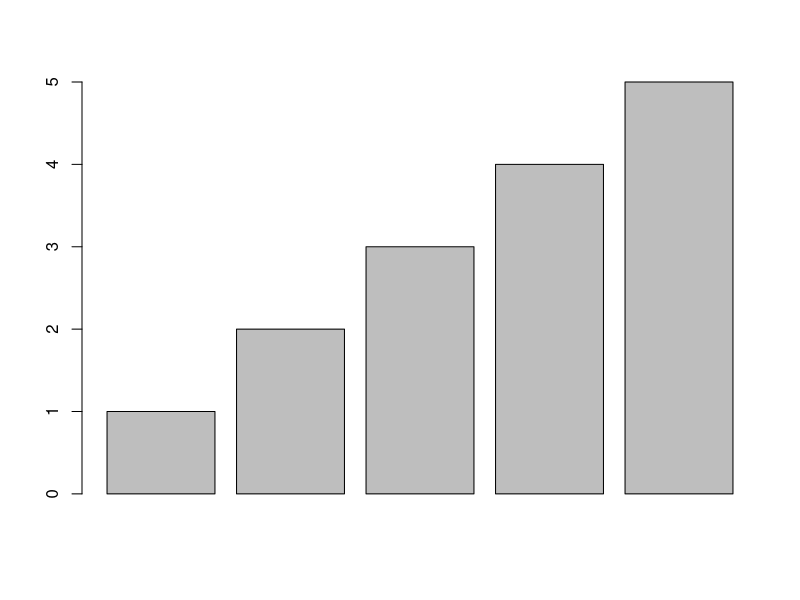
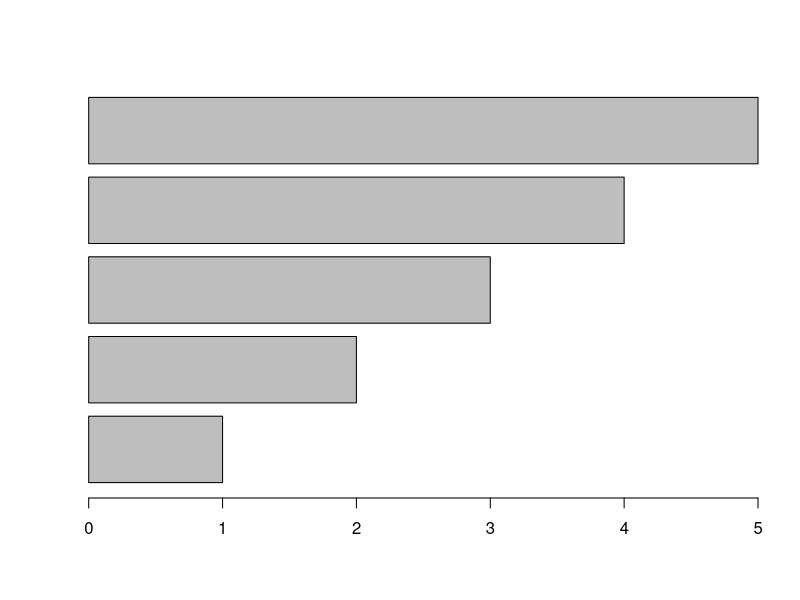
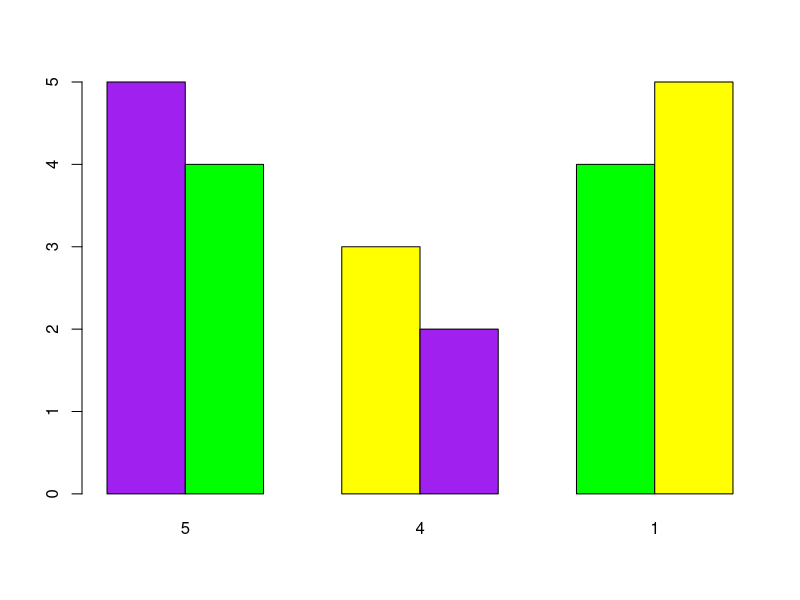
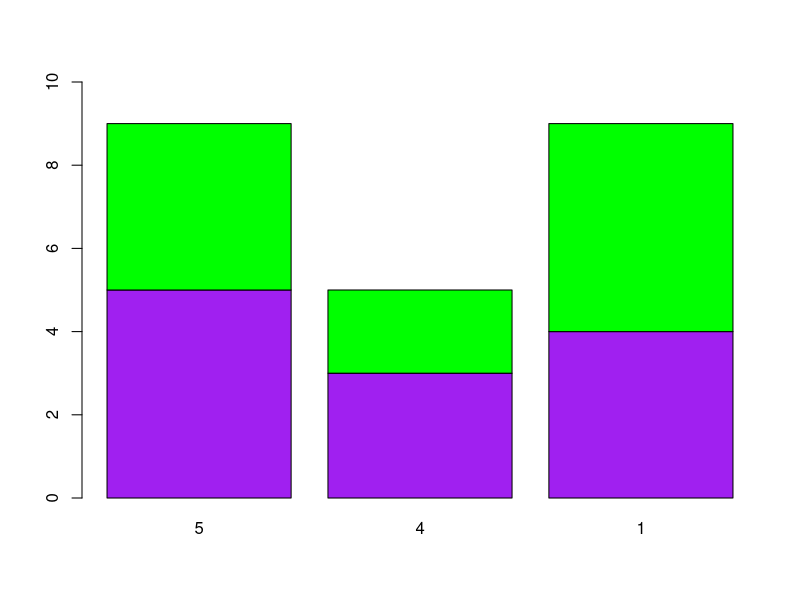
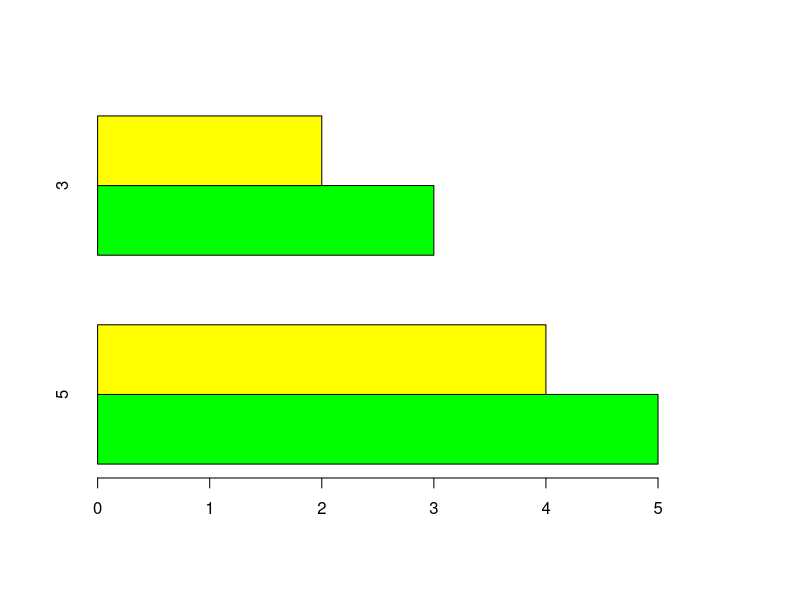
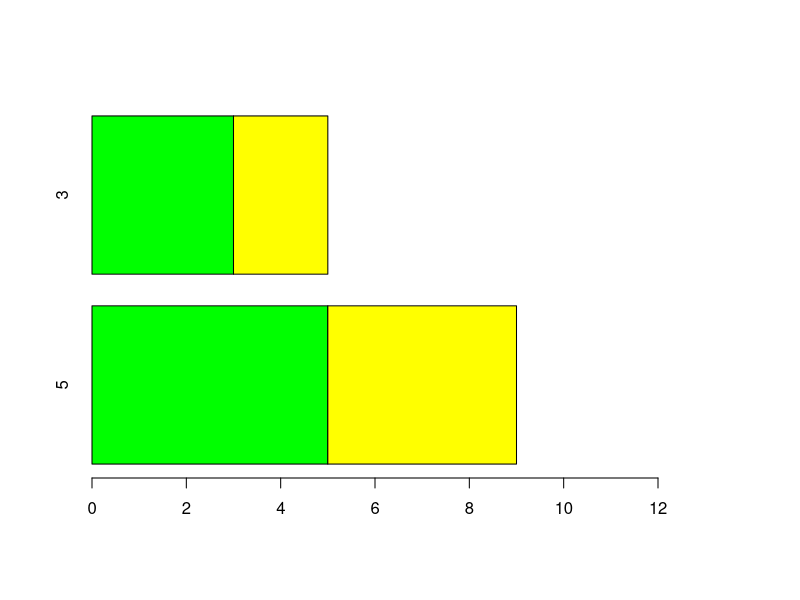
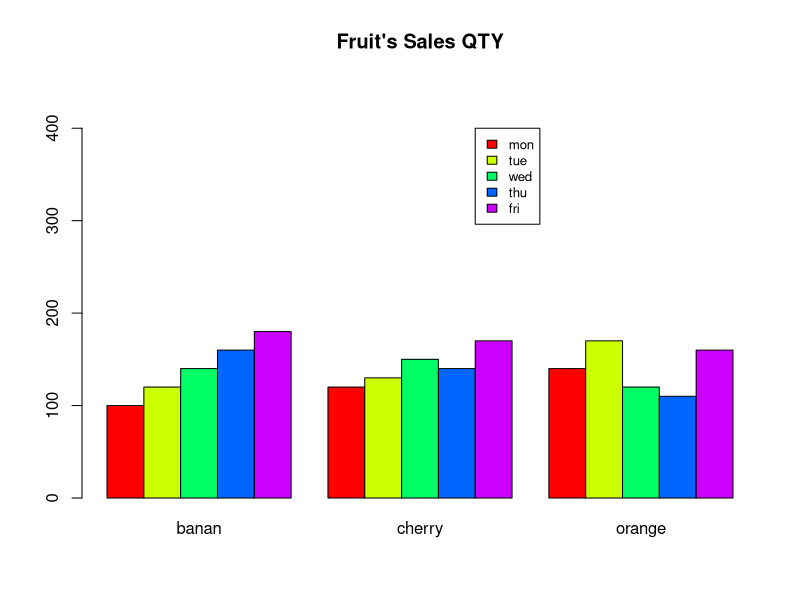
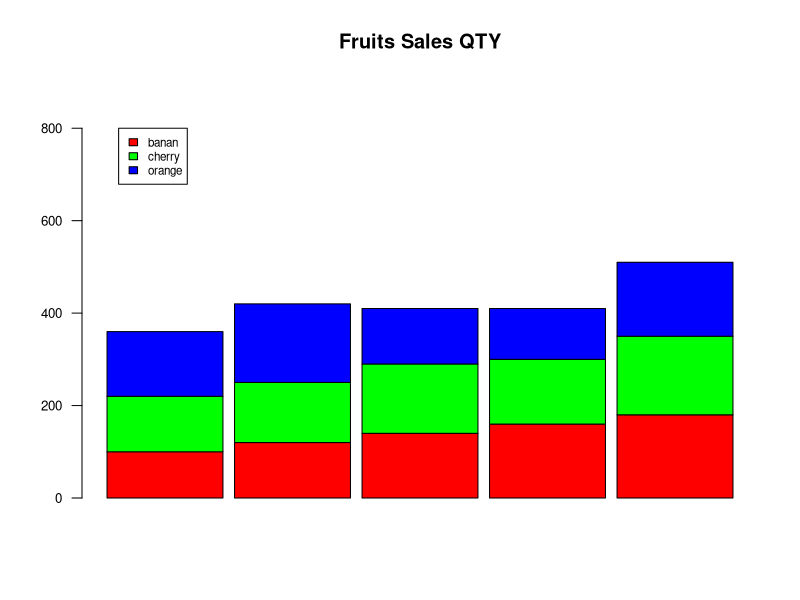

These figures' R source, in order:
x <- 1:5
barplot(x)
barplot(x,horiz=T)#가로로 출력하는 함수;horiz

x <- matrix(c(5,4,3,2,4,5),2,3)
barplot(x,beside = T,names=c(5,4,1),col=c('purple','green','yellow'),)
#beside는 한 열에 나오는 그래프를 한 그룹으로 묶는다.
barplot(x,names=c(5,4,1),col=c('purple','green','yellow'),ylim =c(0,10))
x

x <- matrix(c(5,4,3,2),2,2)#matrix는내가 직접하나하나 값을 넣는것
par(oma=c(1,0.5,1.0,5))
barplot(x,names=c(5,3),beside=T,col=c('green','yellow'),horiz=T)

barplot(x,horiz=T,names=c(5,3),col=c('green','yellow'),xlim=c(0,12))
#한 열에 같은 값을 추가하고 가로로 출력시킬때 쓰는 함수,(beside,horiz)

v1 <- c(100,120,140,160,180)
v2 <- c(120,130,150,140,170)
v3 <- c(140,170,120,110,160)
qty <- data.frame(banan=v1,cherry=v2,orange=v3) 
#dataframe은 내가 값을 만들고 값을 넣어줌
qty

par(oma=c(0,0,0,0))
barplot(as.matrix(qty),main = "Fruit's Sales QTY",
        beside=T, col=rainbow(nrow(qty)),ylim=c(0,450))
legend(11,400,c('mon','tue','wed','thu','fri'),cex=0.8,fill=rainbow(nrow(qty)))        
#legend(x축 위치,y축 위치,내용,cex=글자크기,col=색상,pch=크기,lty=선모양)


barplot(t(qty),main='Fruits Sales QTY',ylim=c(0,900),
        col=rainbow(length(qty)),space=0.1,cex.axis=0.8,las=1,
        namas.arg=c('mon','tue','wed','thu','fri'),cex=0.8)
legend(0.2,800,names(qty),cex=0.7,fill=rainbow(length(qty)))        
#T();전치행렬함수를 쓰는 이유.보기좋게하려규
plot.new
peach <- c(180,200,250,198,150)
colors <- c()
for(i in 1:length(peach))
  {if (peach[i]>=200)
    {colors <- c(colors,'red')}
  else if (peach[i]>=180)
    {colors <- c(colors,'yellow')}
  else
    {colors <- c(colors,'green')}
}
barplot(peach,main="Peach Sales QTY",
        names.arg = c('mon','tue','wed','Thu','Fri'),col=colors)
plot.new()

par(mfrow=c(1,1))
height <- c(194,183,150,173,130,199,174,166,159,155)
hist(height,main='histogram of height')


par(mfrow=c(1,2),oma=c(2,2.0,0.1,0.1))
hist <- c(1,1,2,3,3,3)
hist(hist)
plot(hist,main='plot')
